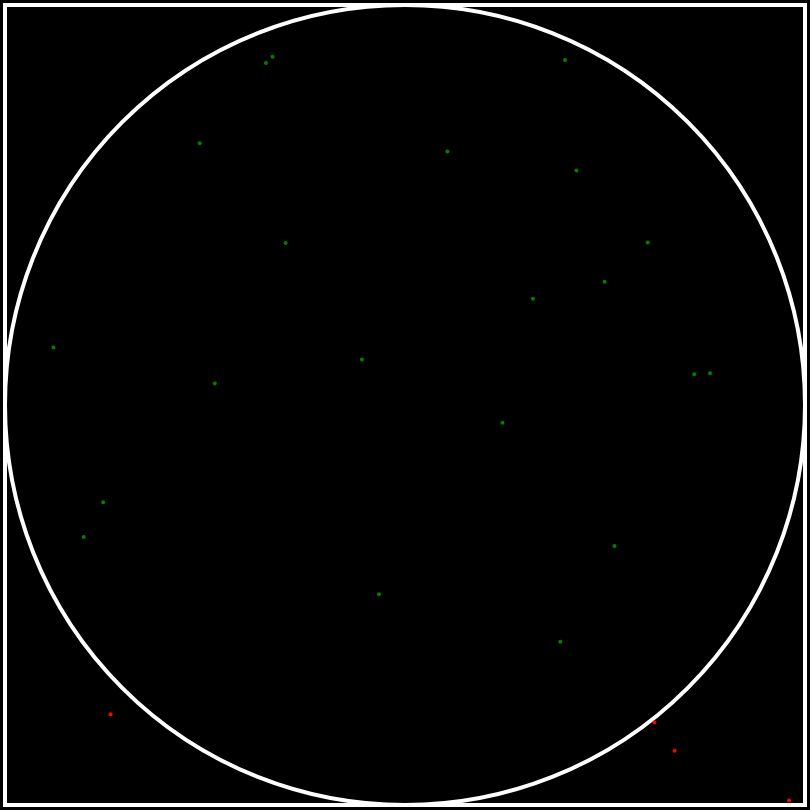
Frame 1 (no input)
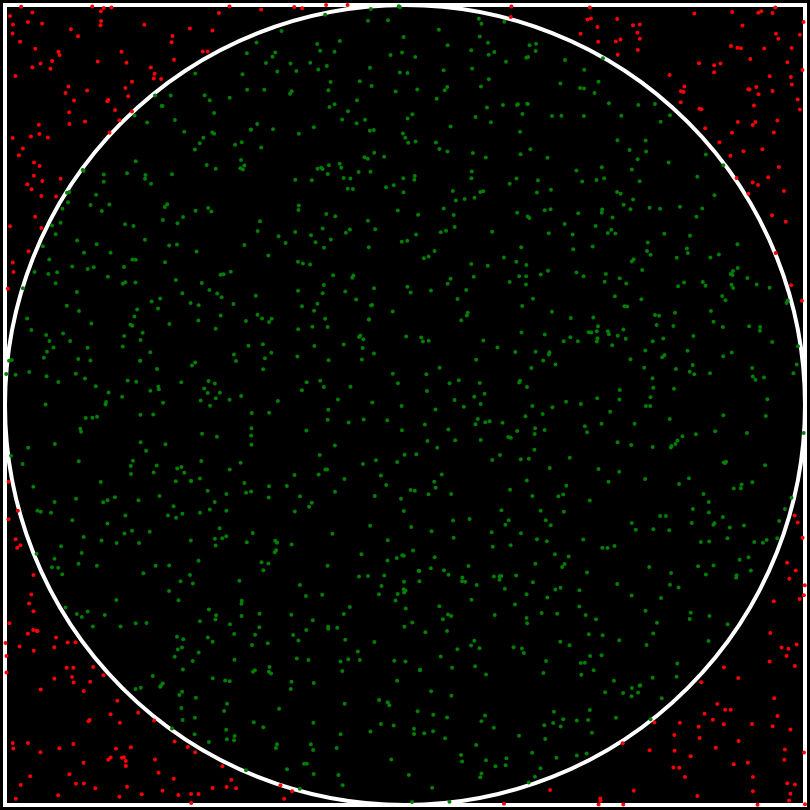
Frame 60 (no input)
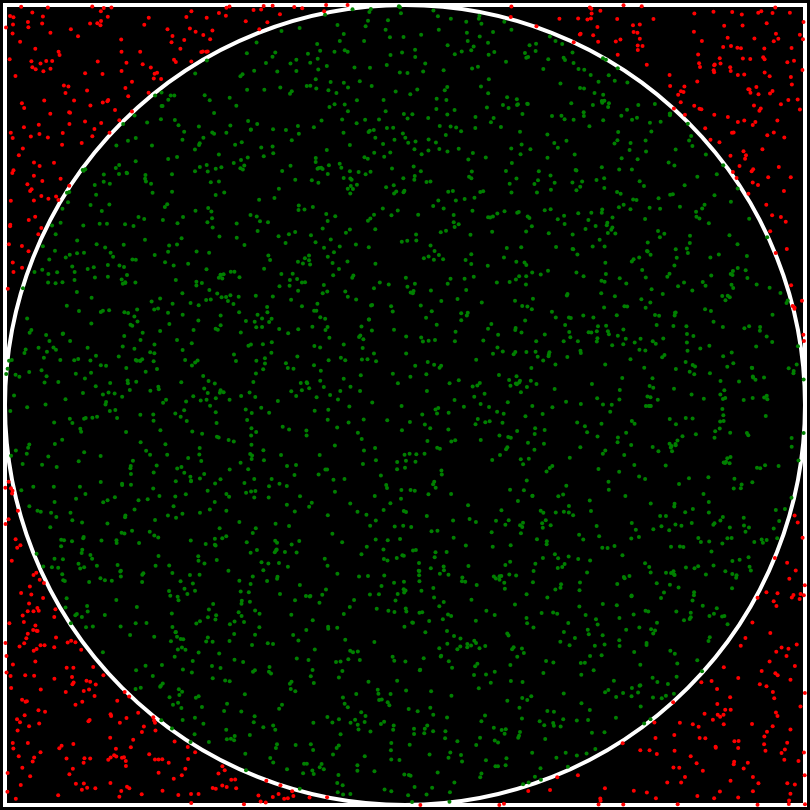
Frame 120 (the mouse pressed at the canvas centre since frame 60)

The p5.js sketch that drew these frames (run headless with seeded random() and noise() and a simulated clock; from frame 60 on, the mouse is pressed at the canvas centre):

// p5.js sketch
// ── sketch.js
let r = 400;

let total = 0;
let circle = 0;

let piDisplay;
let pauseBtn;

let paused = false;

let speed = 25;

function setup() {
  createCanvas(810, 810);

  drawShapes();

  piDisplay = createP("Approx. Pi: X");
  pauseBtn = createButton("Play / Pause");
  pauseBtn.mousePressed(playpause);
}

function draw() {
  translate(width / 2, height / 2);

  for (let i = 0; i < speed; i++) {
    let x = random(-r, r);
    let y = random(-r, r);

    let d = x * x + y * y;
    if (d <= r * r) {
      // Inside circle
      stroke("green");
      circle++;
    } else {
      // Outside circle
      stroke("red");
    }
    total++;
    point(x, y);
  }

  piDisplay.html("Approx. Pi: " + (4 * circle) / total);
}

function drawShapes() {
  background(0);
  translate(width / 2, height / 2);
  stroke(255);
  strokeWeight(4);
  noFill();
  ellipse(0, 0, r * 2, r * 2);
  rectMode(CENTER);
  rect(0, 0, r * 2, r * 2);
}

function playpause() {
  paused = !paused;
  if (paused) {
    noLoop();
  } else {
    loop();
  }
}
